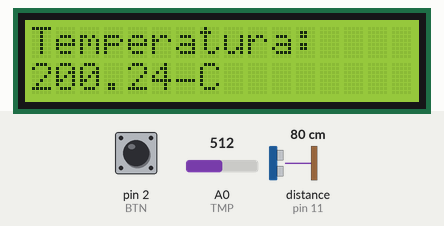
This sketch was run on a simulated Arduino Uno, built with avr-gcc and run on an emulated ATmega328P. Parts: 16×2 character LCD. Wiring (inferred from the names in the program): ultrasonic range finder: trigger pin 12; echo pin 11. Inputs (shaded band) come from the test bench; at power-on: pin 2 (BTN) LOW, A0 (TMP) = 512, distance to the obstacle (sensor on pin 11) 80 cm. The echo pulse lasts 58.3 µs per cm; what the sketch prints to the serial monitor is not drawn.

Above: at 1.2 s.
1.3 s: pin 2 (BTN) pulled HIGH for 3.2 s
At 2.0 s:
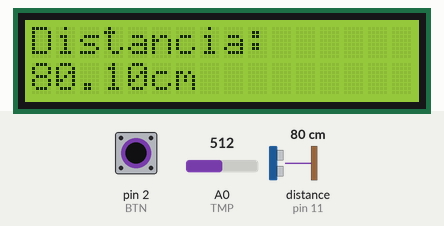
6.0 s: A0 (TMP) set to 716
At 7.1 s:
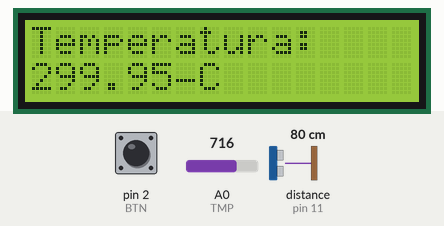
7.7 s: distance to the obstacle (sensor on pin 11) set to 60 cm
10.8 s: pin 2 (BTN) pulled HIGH for 0.65 s
At 11.3 s:
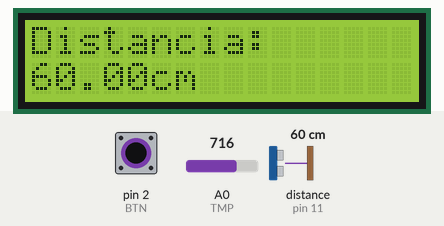
12.9 s: A0 (TMP) set to 306
At 13.6 s:
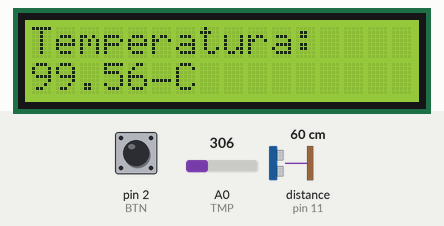
14.4 s: A0 (TMP) set to 511
At 15.2 s:
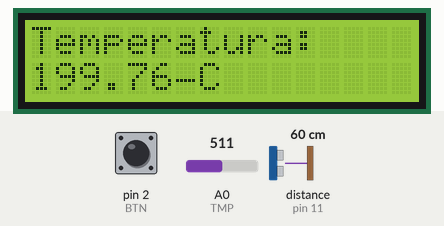
Timing chart, 0 to 17.4 s (numbered marks = the images above; inputs shaded):
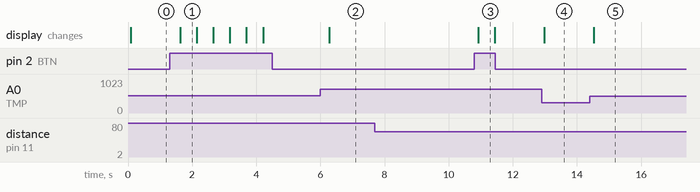

Measured:
- after the input at 1.3 s, the display: changes after 0.33 s (image 1)
- after the input at 6.0 s, the display: changes after 0.28 s (image 2)
- after the input at 7.7 s, every drawn part: stays the same
- after the input at 10.8 s, the display: changes after 0.12 s (image 3)
- after the input at 12.9 s, the display: changes after 0.09 s (image 4)
- after the input at 14.4 s, the display: changes after 0.13 s (image 5)
- what the display in image 1 shows lasts 0.5 s, from 1.6 s to 2.1 s

The sketch:

exercicioAula5.ino
```cpp
// Inclui a biblioteca LiquidCrystal
#include <LiquidCrystal.h>

#define RS 8
#define EN 9
#define TMP A0
#define TRG 12
#define ECHO 11
#define VREF 5
#define ADC_RESOL 1023
#define BTN 2

const char ordinalChar = 176;

// Inicializa o objeto lcd (isso é código C++)
LiquidCrystal lcd(RS, EN, 4, 5, 6, 7);

// Declaração de funções
// --------------------------------------------------------------------------------------------
static void triggerHC(uint8_t pin);
static float time2Distance(unsigned long time);

float leTemperatura(uint8_t pin);
float leDistancia(uint8_t pinTrigger, uint8_t pinEcho);

// --------------------------------------------------------------------------------------------
void setup()
{
  Serial.begin(9600);

  // Configura GPIOs
  pinMode(TRG, OUTPUT);
  pinMode(ECHO, INPUT);
  pinMode(BTN, INPUT);

  // Inicializa o display informando as dimensões
  lcd.begin(16,2);

  // Escreve no display
  lcd.write("Hello, FIAP!");
}
// --------------------------------------------------------------------------------------------
void loop()
{
  float temp = 0;
  float dist = 0;
  uint8_t btnState;
  // Variável para definir qual informação será exibida
  uint8_t tela = 0; // 0 - exibe temperatura, 1 exibe distancia

  /*
  * Criamos um loop "infinito" para preservar o valor da variável tela
  * Se deixarmos a função loop executar até o fim, o valor da variavel seria perdido
  * Poderiamos utilizar o qualificadror static e não esse loop adicional...
  */
  while(true)
  {

    btnState = digitalRead(BTN);

    if(btnState == HIGH)
    {
      tela = !tela; // Invertemos a tela
    }
    // Faz a leitura do valor do sensor
    temp = leTemperatura(TMP);
    // Leitura da distancia
    dist = leDistancia(TRG, ECHO);

    switch(tela)
    {
      case 0:
        lcd.clear();
        lcd.print("Temperatura: ");
        lcd.setCursor(0,1);
        lcd.print(temp);
        lcd.print(ordinalChar);
        lcd.print("C");
        Serial.println("Exibe Temperatura");
      break;

      case 1:
        lcd.clear();
        lcd.write("Distancia: ");
        lcd.setCursor(0,1);
        lcd.print(dist);
        lcd.print("cm");
        Serial.println("Exibe Distancia");
      break;

      default:
      break;
    }

    Serial.print("Distancia em cm: ");
    Serial.println(dist);

    // Imprime
    Serial.print("Temperatura medida: ");
    Serial.println(temp);

    delay(500); // Wait for 1000 millisecond(s)
   }
}
// --------------------------------------------------------------------------------------------
// Definicao das funcoes
static void triggerHC(uint8_t pin)
{
  digitalWrite(pin, LOW);
  delayMicroseconds(5);
  digitalWrite(pin, HIGH);
  delayMicroseconds(10);
  digitalWrite(pin, LOW);
}
// --------------------------------------------------------------------------------------------
static float time2Distance(unsigned long time)
{
  return (float)time/58;
}
// --------------------------------------------------------------------------------------------
float leTemperatura(uint8_t pin)
{
  uint16_t sensor = 0;
  float sensorVoltage = 0;
  sensor = analogRead(TMP);

  sensorVoltage = (float)sensor*VREF/ADC_RESOL;
  return (sensorVoltage - 0.5) * 100;
}
// --------------------------------------------------------------------------------------------
float leDistancia(uint8_t pinTrigger, uint8_t pinEcho)
{
  unsigned long time = 0;
  triggerHC(TRG);
  time = pulseIn(ECHO, HIGH);
  return time2Distance(time);
}
```
